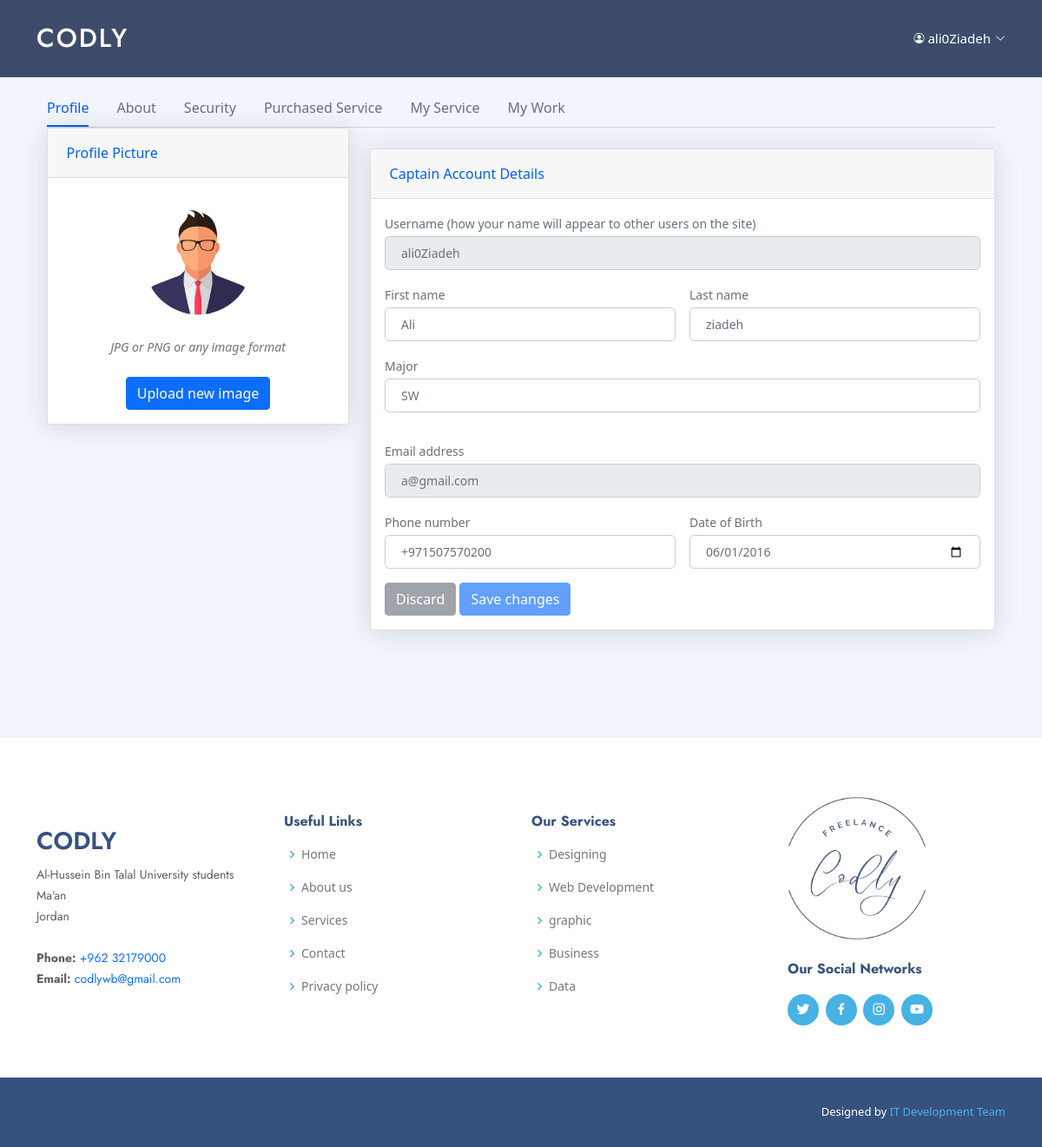
The app's page /captain-account-details.php (signed in) with its own data.
### tables this page shows
CREATE TABLE `captain` (
  `captainusername` varchar(25) NOT NULL,
  `firstname` varchar(25) NOT NULL,
  `lastname` varchar(25) NOT NULL,
  `password` varchar(25) NOT NULL,
  `email` varchar(50) NOT NULL,
  `phonenumber` varchar(13) NOT NULL,
  `dob` date NOT NULL,
  `major` varchar(25) NOT NULL,
  `bio` varchar(1000) NOT NULL,
  `attach` varchar(255) NOT NULL,
  `image` varchar(255) NOT NULL
);

### captain-account-details.php (the view, shortened to what this page needs)
<?php
include './forms/connection.php';
?>
<!DOCTYPE html>
<html lang="en">
<head>
  <link rel="stylesheet" href="styles.css" />
  <link rel="stylesheet" href="https://cdnjs.cloudflare.com/ajax/libs/intl-tel-input/17.0.8/css/intlTelInput.css" />
  <link href="assets/vendor/aos/aos.css" rel="stylesheet" />
  <link href="assets/vendor/bootstrap/css/bootstrap.min.css" rel="stylesheet" />
  <link href="assets/vendor/bootstrap-icons/bootstrap-icons.css" rel="stylesheet" />
  <link href="assets/vendor/boxicons/css/boxicons.min.css" rel="stylesheet" />
  <link href="assets/vendor/glightbox/css/glightbox.min.css" rel="stylesheet" />
  <link href="assets/vendor/remixicon/remixicon.css" rel="stylesheet" />
  <link href="assets/vendor/swiper/swiper-bundle.min.css" rel="stylesheet" />
  <link href="assets/css/style.css" rel="stylesheet" />
  <link rel="stylesheet" href="assets/css/contact-us.css" />
  <link href="assets/css/features.css" rel="stylesheet" />
  <link href="https://cdn.jsdelivr.net/npm/bootstrap@5.0.1/dist/css/bootstrap.min.css" rel="stylesheet">
</head>
<body>
  <?php include './headers/header2.php' ?>
  <?php
  if (isset($_SESSION['username'])) {
    $captainusername = $_SESSION['username'];
  }
  ?>
  <main id="main" style="padding-top: 60px;">
    <?php
    $query = "SELECT `captainusername`, `firstname`, `lastname`, `email`, `phonenumber`, `dob`, `major`, `image` FROM `captain` where `captainusername` = '$captainusername' ";
    $result = mysqli_query($con, $query);
    if ($result) {
      while ($row = mysqli_fetch_array($result, MYSQLI_ASSOC)) {
    ?>
        <div class="container-xl px-4 mt-4">
          <nav class="nav nav-borders">
            <a class="nav-link active ms-0" href="#">Profile</a>
            <a class="nav-link" href="captain-about-page.php">About</a>
            <a class="nav-link" href="captain-security-page.php">Security</a>
            <a class="nav-link" href="captain-purchase.php">Purchased Service</a>
            <a class="nav-link" href="captain-published.php">My Service</a>
            <a class="nav-link" href="captain-work.php">My Work</a>
          </nav>
          <hr class="mt-0 mb-4">
          <div class="row">
            <div class="col-xl-4">
              <div class="card mb-4 mb-xl-0">
                <div class="card-header">Profile Picture</div>
                <div class="card-body text-center">
                  <?php
                  $get_image = "SELECT `image` FROM `captain` where `captainusername` = '$captainusername' ";
                  $image_result = mysqli_query($con, $get_image);
                  $profile_image = mysqli_fetch_assoc($image_result);
                  echo "<img class='img-account-profile rounded-circle mb-2' src='assets/img/captain_profile/" . $profile_image['image'] . "' alt='captain profile image'>";
                  ?>
                  <div class="small font-italic text-muted mb-4">JPG or PNG or any image format</div>
                  <button class="btn btn-primary" type="button" onclick="image.click();">Upload new image</button>
                </div>
              </div>
            </div>
            <?php
            $query = "SELECT `captainusername`, `firstname`, `lastname`, `email`, `phonenumber`, `dob`, `major` FROM `captain` where `captainusername` = '$captainusername' ";
            $result = mysqli_query($con, $query);
            $row = mysqli_fetch_array($result, MYSQLI_ASSOC);
            ?>
            <div class="col-xl-8">
              <div class="card mb-4">
                <div class="card-header">Captain Account Details</div>
                <div class="card-body">
                  <form id="login" name="form1" method="POST" action="captain-account-details.php" enctype="multipart/form-data">
                    <div class="mb-3">
                      <label class="small mb-1" for="inputUsername">Username (how your name will appear to other users on the
                        site)</label>
                      <input class="form-control" id="inputUsername" type="text" name="captainusername" disabled placeholder="Enter your username" value="<?php echo $row['captainusername']; ?> " maxlength="25">
                    </div>
                    <div class="row gx-3 mb-3">
                      <div class="col-md-6">
                        <label class="small mb-1" for="inputFirstName">First name</label>
                        <input class="form-control" id="inputFirstName" type="text" name="fname" placeholder="Enter your first name" value="<?php echo $row['firstname']; ?>" maxlength="25" required>
                      </div>
                      <div class="col-md-6">
                        <label class="small mb-1" for="inputLastName">Last name</label>
                        <input class="form-control" id="inputLastName" type="text" name="lname" placeholder="Enter your last name" value="<?php echo $row['lastname']; ?>" maxlength="25" required>
                      </div>
                    </div>
                    <div class="row gx-3 mb-3">
                      <div class="mb-3">
                        <label class="small mb-1" for="inputOrgName">Major</label>
                        <input class="form-control" id="inputOrgName" type="text" name="major" placeholder="Enter your major field" value="<?php echo $row['major']; ?>" maxlength="25" required>
                      </div>
                    </div>
                    <div class="mb-3">
                      <label class="small mb-1" for="inputEmailAddress">Email address</label>
                      <input class="form-control" id="inputEmailAddress" type="email" name="email" disabled placeholder="Enter your email address" value="<?php echo $row['email']; ?>" maxlength="50">
                    </div>
                    <div class="row gx-3 mb-3">
                      <div class="col-md-6">
                        <label class="small mb-1" for="phone">Phone number</label><br>
                        <input class="form-control" id="phone" type="tel" name="phone" value="<?php echo $row['phonenumber']; ?>" maxlength="13" onchange="process(event)" pattern="[0-9]{12}+" required style="padding-right: 10.125rem;">
                      </div>
                      <div class="col-md-6">
                        <label class="small mb-1" for="inputBirthday">Date of Birth</label>
                        <input class="form-control" id="inputBirthday" type="date" name="dob" placeholder="Enter your birthday" value="<?php echo $row['dob']; ?>" min="1900-01-01" max="3000-01-01" onfocus="this.max=new Date().toISOString().split('T')[0]" required>
                      </div>
                    </div>
                    <button class="btn btn-secondary" type="reset" id="discard" onClick="window.location.reload();">Discard</button>
                    <button class="btn btn-primary" type="submit" id="save" name="save">Save changes</button>
                  </form>
                </div>
              </div>
            </div>
          </div>
        </div>
  </main>
<?php
      }
    }
?>
<footer id="footer">
  <div class="footer-top">
    <div class="container">
      <div class="row">
        <div class="col-lg-3 col-md-6 footer-contact">
          <h3>Codly</h3>
          <p>
            Al-Hussein Bin Talal University students <br>
            Ma'an <br>
            Jordan <br><br>
            <strong>Phone:</strong> <a href="tel:+962 32179000">+962 32179000</a><br>
            <strong>Email:</strong> <a href="mailto:codlywb@gmail.com">codlywb@gmail.com</a><br>
          </p>
        </div>
        <div class="col-lg-3 col-md-6 footer-links">
          <h4>Useful Links</h4>
          <ul>
            <li><i class="bx bx-chevron-right"></i> <a href="#hero">Home</a></li>
            <li><i class="bx bx-chevron-right"></i> <a href="about.php#about">About us</a></li>
            <li><i class="bx bx-chevron-right"></i> <a href="#ser">Services</a></li>
            <li><i class="bx bx-chevron-right"></i> <a href="contact.php#contact">Contact</a></li>
            <li><i class="bx bx-chevron-right"></i> <a href="#">Privacy policy</a></li>
          </ul>
        </div>
        <div class="col-lg-3 col-md-6 footer-links">
          <h4>Our Services</h4>
          <ul>
            <li><i class="bx bx-chevron-right"></i> <a href="#">Designing</a></li>
            <li><i class="bx bx-chevron-right"></i> <a href="#">Web Development</a></li>
            <li><i class="bx bx-chevron-right"></i> <a href="#">graphic</a></li>
            <li><i class="bx bx-chevron-right"></i> <a href="#">Business</a></li>
            <li><i class="bx bx-chevron-right"></i> <a href="#">Data</a></li>
          </ul>
        </div>
        <div class="col-lg-3 col-md-6 footer-links">
          <img src="assets/img/logo.png" alt="codly logo image" height="180px">
          <div class="social-links mt-3" style="padding-left: 10px;">
            <h4>Our Social Networks</h4>
            <a href="https://twitter.com/codly_" target="_blank" class="twitter"><i class="bx bxl-twitter"></i></a>
            <a href="#" class="facebook"><i class="bx bxl-facebook"></i></a>
            <a href="https://www.instagram.com/_codly/" target="_blank" class="instagram"><i class="bx bxl-instagram"></i></a>
            <a href="https://www.youtube.com/channel/UC1ompEGRFX5HaUL_YVqoB7A/" target="_blank" class="youtube"><i class="bx bxl-youtube"></i></a>
          </div>
        </div>
      </div>
    </div>
  </div>
  <div class="container footer-bottom clearfix">
    <div class="credits">
      Designed by <a href="development-team.php">IT Development Team</a>
    </div>
  </div>
</footer>
</body>
</html>

### assets/css/style.css (style rules this page uses)
body { font-family: "Open Sans", sans-serif; color: #444444; }
a { color: #47b2e4; text-decoration: none; }
h1, h2, h3, h4, h5, h6 { font-family: "Jost", sans-serif; }
#footer { font-size: 14px; background: #37517e; margin: 100px 0 0 0; }
#footer .footer-top { padding: 60px 0 30px 0; background: #fff; }
#footer .footer-top .footer-contact { margin-bottom: 30px; }
#footer .footer-top .footer-contact h3 { font-size: 28px; margin: 0 0 10px 0; padding: 2px 0 2px 0; line-height: 1; text-transform: uppercase; font-weight: 600; color: #37517e; }
#footer .footer-top .footer-contact p { font-size: 14px; line-height: 24px; margin-bottom: 0; font-family: "Jost", sans-serif; color: #5e5e5e; }
#footer .footer-top h4 { font-size: 16px; font-weight: bold; color: #37517e; position: relative; padding-bottom: 12px; }
#footer .footer-top .footer-links { margin-bottom: 30px; }
#footer .footer-top .footer-links ul { list-style: none; padding: 0; margin: 0; }
#footer .footer-top .footer-links ul i { padding-right: 2px; color: #47b2e4; font-size: 18px; line-height: 1; }
#footer .footer-top .footer-links ul li { padding: 10px 0; display: flex; align-items: center; }
#footer .footer-top .footer-links ul li:first-child { padding-top: 0; }
#footer .footer-top .footer-links ul a { color: #777777; transition: 0.3s; display: inline-block; line-height: 1; }
#footer .footer-top .social-links a { font-size: 18px; display: inline-block; background: #47b2e4; color: #fff; line-height: 1; padding: 8px 0; margin-right: 4px; border-radius: 50%; text-align: center; width: 36px; height: 36px; transition: 0.3s; }
#footer .footer-bottom { padding-top: 30px; padding-bottom: 30px; color: #fff; }
#footer .credits { float: right; font-size: 13px; }
#footer .credits a { transition: 0.3s; }

### assets/css/features.css (style rules this page uses)
.row { display: flex; align-items: center; flex-wrap: wrap; justify-content: space-between; }

### captain-account-details.php (style rules this page uses)
body { margin-top: 20px; background-color: #f2f6fc; color: #69707a; }
.img-account-profile { height: 10rem; }
.rounded-circle { border-radius: 50% !important; }
.card { box-shadow: 0 0.15rem 1.75rem 0 rgb(33 40 50 / 15%); }
.card .card-header { font-weight: 500; }
.card-header:first-child { border-radius: 0.35rem 0.35rem 0 0; }
.card-header { padding: 1rem 1.35rem; margin-bottom: 0; background-color: rgba(33, 40, 50, 0.03); border-bottom: 1px solid rgba(33, 40, 50, 0.125); }
.form-control, .dataTable-input { display: block; width: 100%; padding: 0.875rem 1.125rem; font-size: 0.875rem; font-weight: 400; line-height: 1; color: #69707a; background-color: #fff; background-clip: padding-box; border: 1px solid #c5ccd6; -webkit-appearance: none; -moz-appearance: none; appearance: none; border-radius: 0.35rem; transition: border-color 0.15s ease-in-out, box-shadow 0.15s ease-in-out; }
.nav-borders .nav-link.active { color: #0061f2; border-bottom-color: #0061f2; }
.nav-borders .nav-link { color: #69707a; border-bottom-width: 0.125rem; border-bottom-style: solid; border-bottom-color: transparent; padding-top: 0.5rem; padding-bottom: 0.5rem; padding-left: 0; padding-right: 0; margin-left: 1rem; margin-right: 1rem; }
a, a:hover { text-decoration: none; }
.credits>a { color: #47b2e4; }
@media only screen and (min-width: 1200px) { .col-xl-4 { margin-top: -285px; } }

### records on screen
captain: image (picture), captainusername "ali0Ziadeh", fname "Ali", lname "ziadeh", major "SW", email "a@gmail.com", phone "+971507570200", dob "06/01/2016"

### other values on screen
$username "ali0Ziadeh"
